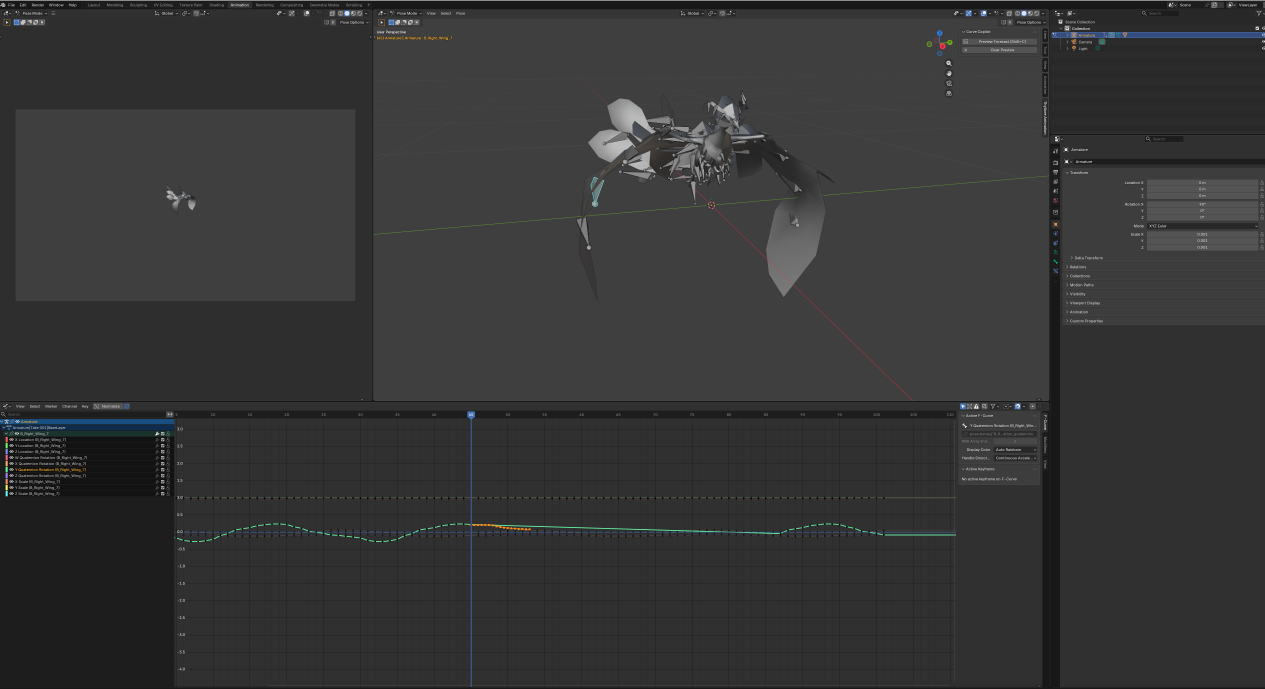
#> input picture docs/images/curve_copilot.png, 3793 x 2065 px (shown at 1/3 size)
$ python -i flame_wallness.py   (imports and definitions only)   (older library calls are emulated)
#> lines starting #> are read from the running program, lines starting #| are printed output that depends on the picture; after the words box and inside, x2 and y2 are one past the last pixel; in counts of white or black regions, pixels touching at a corner belong together
"""Judge whether a screenshot contains a perceivable surface boundary (wall).

Wallness is defined purely as a computer-vision question: does the image
contain a long, smooth, continuous boundary contour that a viewer would read
as a mesh-like surface? Flame-specific quantities are deliberately not used.
Verdict per image: surface_visible.

Capture mode gates the near-wall configs (n1/n2/n3) plus the turbulent
negative-control config (turb) on "no surface visible"; the far config is
reported as reference only. Each config is judged against a same-camera pure
envelope anchor (noise_amplitude=0, boundary_amp=0 = the wall by definition).

Static mode (judge existing images):
    uv run --with pillow --with numpy --with scipy --with opencv-python-headless \
        python3 tools/flame_wallness.py --image a.png b.png [--crop x0,y0,x1,y1]

Capture mode (batch-screenshot configs x {current, envelope anchor}; add
--dood when running from the auto-mode container):
    uv run --with pillow --with numpy --with scipy --with opencv-python-headless \
        python3 tools/flame_wallness.py [--configs n1,n2,n3,turb,far] [--out-dir DIR]

Exit code 0 = analysis ran (verdict is in the JSON line on stdout).
"""

from __future__ import annotations

import argparse
import json
import subprocess
import sys
from dataclasses import dataclass
from pathlib import Path

sys.path.insert(0, str(Path(__file__).resolve().parent))
from engine_harness import dood_wrap, engine_env, engine_path, repo_root

import cv2
import numpy as np
from PIL import Image
from scipy.signal import savgol_filter
from scipy.spatial import cKDTree

BLUR_SIGMA = 4.0
LEVEL_FRACTIONS = (0.1, 0.15, 0.25, 0.4, 0.55, 0.7, 0.85)
MIN_CONTOUR_AREA_FRACTION = 0.01
MIN_RUN_ARC_PX = 100.0
SMOOTH_SIGMA_PX = 32.0
SMOOTH_RESIDUAL_MAX_PX = 3.0
BORDER_MARGIN_PX = 4
GRADIENT_MIN_FRACTION = 0.025
SURFACE_SCORE_FLOOR = 0.35
ENVELOPE_RELATIVE_FACTOR = 0.5

CAMERA_CONFIGS = {
    "n1": ("ring", "180,-8,2.0,0,0.5,-1.5", []),
    "n2": ("ring", "30,-8,0.35", []),
    "n3": ("ring", "180,-10,0.15,0,0.7,-1.4", []),
    "turb": ("ring", "30,-14,0.6,0,0.85,0", []),
    "far": ("ring", "30,-35,4.5", []),
    "cf_near": ("campfire", "82.242,-39.220,1.4315,-0.0906,0.8981,0.0500", ["height=3.06", "radius=1.53"]),
    "cf_far": ("campfire", "82.242,-39.220,1.7485,-0.0616,0.9372,0.0737", ["height=3.06", "radius=1.53"]),
    "ring_wall": ("ring", "-5.134,3.752,1.9324,0.1354,0.4854,-0.0071", []),
    "ring_far": ("ring", "-49.825,11.773,3.8913,0.1186,0.3134,-0.5581", []),
}
GATED_NO_SURFACE = ("n1", "n2", "n3", "turb", "cf_near", "cf_far", "ring_wall")
REFERENCE_ONLY = ("far", "ring_far")
ENVELOPE_OVERRIDES = ["noise_amplitude=0", "boundary_amp=0"]
BACKGROUND_OVERRIDES = ["intensity=0"]
BACKGROUND_MATCH_PX = 8.0


@dataclass
class SurfaceChain:
    score: float
    arc_px: float
    level_fraction: float
    residual_rms_px: float
    mean_gradient: float
    points: np.ndarray


def parse_crop(text: str) -> tuple[int, int, int, int]:
    x0, y0, x1, y1 = (int(v) for v in text.split(","))
    return x0, y0, x1, y1


# [6 lines left out: function load_gray, not called in this run]


def circular_smooth(points: np.ndarray, sigma: float) -> np.ndarray:
    window = 2 * int(sigma) + 1
    if len(points) <= window:
        return points.copy()
    pad = window
    padded = np.pad(points, ((pad, pad), (0, 0)), mode="wrap")
    smoothed = savgol_filter(padded, window, polyorder=2, axis=0)
    return smoothed[pad:-pad]


def longest_valid_run(valid: np.ndarray) -> tuple[int, int]:
    if valid.all():
        return 0, len(valid)
    doubled = np.concatenate([valid, valid])
    best_start, best_length, run_start = 0, 0, None
    for index, flag in enumerate(doubled):
        if flag and run_start is None:
            run_start = index
        if not flag and run_start is not None:
            length = min(index - run_start, len(valid))
            if length > best_length:
                best_start, best_length = run_start % len(valid), length
            run_start = None
    if run_start is not None:
        length = min(len(doubled) - run_start, len(valid))
        if length > best_length:
            best_start, best_length = run_start % len(valid), length
    return best_start, best_length


def sample_bilinear_clipped(image: np.ndarray, positions: np.ndarray) -> np.ndarray:
    rows = np.clip(positions[:, 1], 0, image.shape[0] - 1).astype(np.intp)
    cols = np.clip(positions[:, 0], 0, image.shape[1] - 1).astype(np.intp)
    return image[rows, cols]


def contour_surface_run(
    contour: np.ndarray, gradient: np.ndarray, gradient_min: float, width: int
) -> SurfaceChain | None:
    points = contour.astype(np.float32)
    smoothed = circular_smooth(points, SMOOTH_SIGMA_PX)
    residual = np.linalg.norm(points - smoothed, axis=1)
    height = gradient.shape[0]
    on_border = (
        (points[:, 0] < BORDER_MARGIN_PX)
        | (points[:, 0] > width - 1 - BORDER_MARGIN_PX)
        | (points[:, 1] < BORDER_MARGIN_PX)
        | (points[:, 1] > height - 1 - BORDER_MARGIN_PX)
    )
    valid = (residual <= SMOOTH_RESIDUAL_MAX_PX) & ~on_border
    start, length = longest_valid_run(valid)
    if length < 2:
        return None
    indices = np.arange(start, start + length) % len(points)
    run = points[indices]
    arc = float(np.linalg.norm(np.diff(run, axis=0), axis=1).sum())
    if arc < MIN_RUN_ARC_PX:
        return None
    mean_gradient = float(sample_bilinear_clipped(gradient, run).mean())
    if mean_gradient < gradient_min:
        return None
    rms = float(np.sqrt(np.mean(residual[indices] ** 2)))
    return SurfaceChain(arc / width, arc, 0.0, rms, mean_gradient, run)


def matches_background(run: np.ndarray, background_tree: cKDTree | None) -> bool:
    if background_tree is None:
        return False
    distances, _ = background_tree.query(run)
    return float(np.median(distances)) < BACKGROUND_MATCH_PX


def find_surface_chains(
    gray: np.ndarray, background_tree: cKDTree | None = None
) -> list[SurfaceChain]:
    height, width = gray.shape
#> height = 2065; width = 3793
    blurred = cv2.GaussianBlur(gray, (0, 0), BLUR_SIGMA)
    background = float(np.percentile(blurred, 10))
#> background = 42
    peak = float(np.percentile(blurred, 99.5))
#> peak = 113
    if peak - background < 8.0:
        return []
    gx = cv2.Sobel(blurred, cv2.CV_32F, 1, 0, ksize=3)
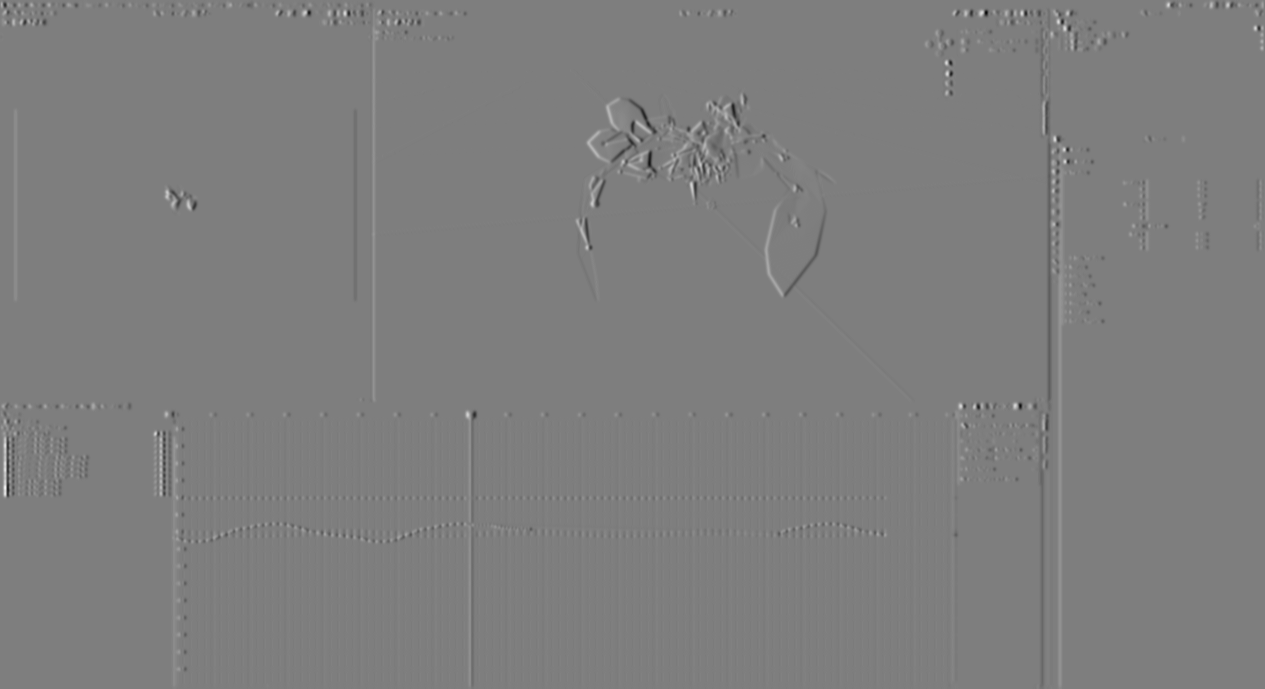
#> gx: shape (2065, 3793) float32 (shown at 1/3 size); min -117, max 119, mean 0; drawn with min black and max white
    gy = cv2.Sobel(blurred, cv2.CV_32F, 0, 1, ksize=3)
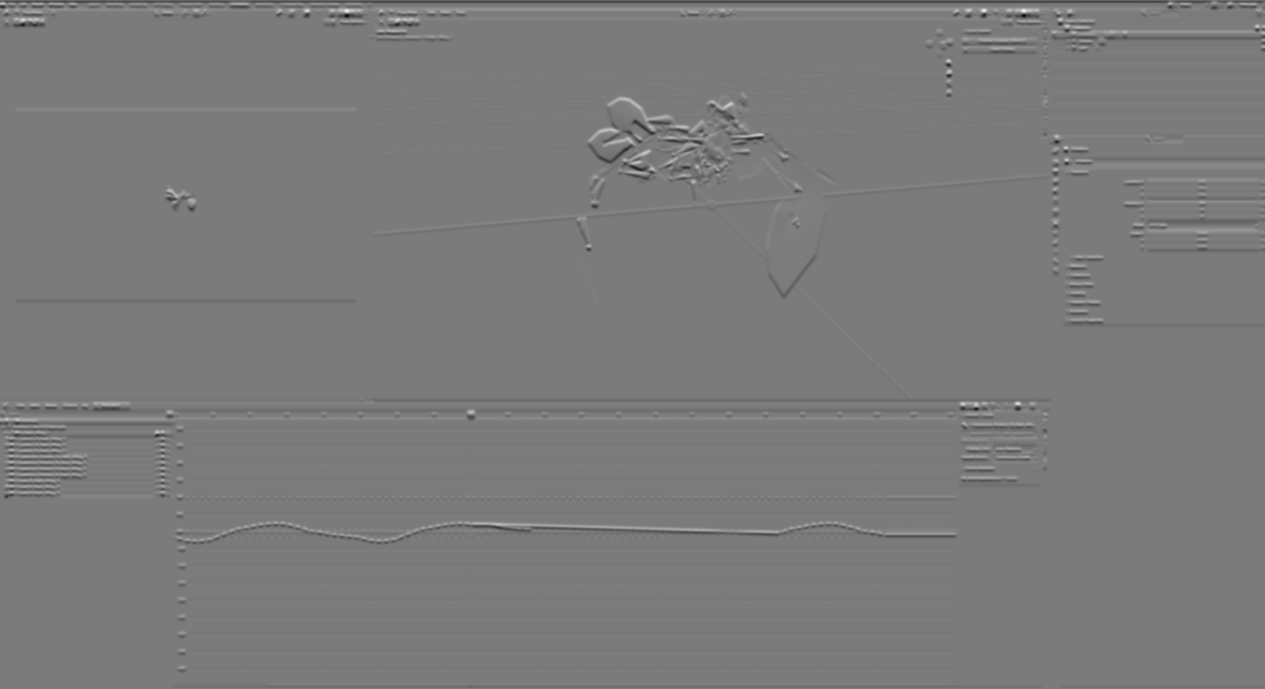
#> gy: shape (2065, 3793) float32 (shown at 1/3 size); min -123, max 131, mean -0.1; drawn with min black and max white
    gradient = np.hypot(gx, gy) / 4.0
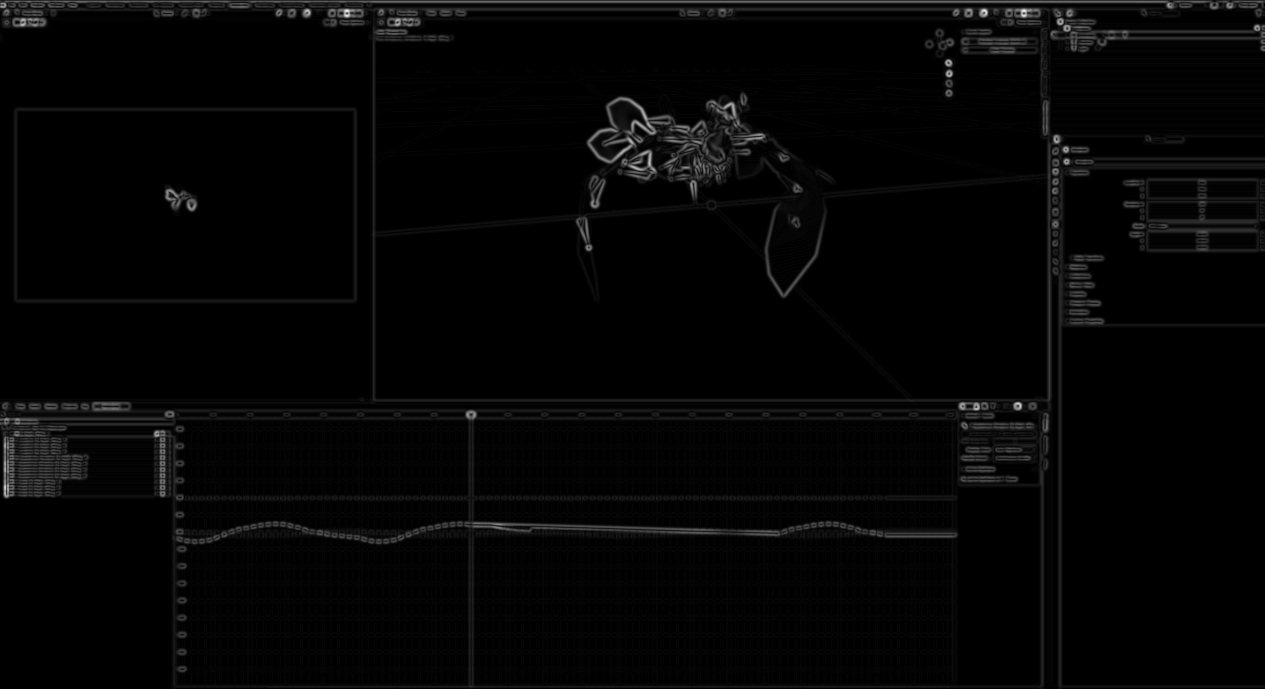
#> gradient: shape (2065, 3793) float32 (shown at 1/3 size); min 0, max 32.8, mean 0.7; drawn with min black and max white
    gradient_min = GRADIENT_MIN_FRACTION * (peak - background)
#> gradient_min = 1.78
    chains: list[SurfaceChain] = []
    min_area = MIN_CONTOUR_AREA_FRACTION * height * width
#> min_area = 78325.5
    for fraction in LEVEL_FRACTIONS:
        level = background + fraction * (peak - background)
        mask = (blurred >= level).astype(np.uint8)
        contours, _ = cv2.findContours(mask, cv2.RETR_EXTERNAL, cv2.CHAIN_APPROX_NONE)
        for contour in contours:
            if cv2.contourArea(contour) < min_area:
                continue
            chain = contour_surface_run(contour[:, 0, :], gradient, gradient_min, width)
            if chain is not None and not matches_background(chain.points, background_tree):
                chain.level_fraction = fraction
                chains.append(chain)
#> this loop made 7 passes
#> level on passes 4 to 7: 70.4, 81.05, 91.7, 102.3
#> level on passes 1 to 3: 49.1, 52.65, 59.75
#> pass 1, in find_surface_chains, `mask = (blurred >= level).astype(np.uint8)`:
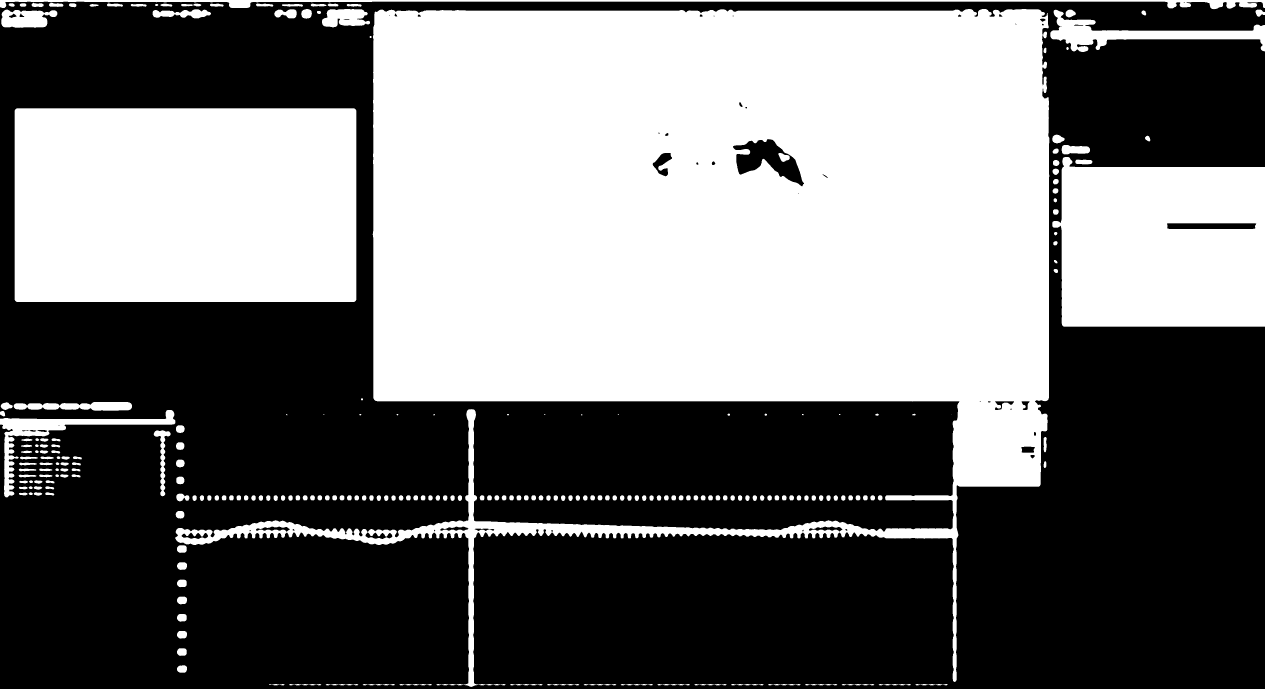
#> mask: shape (2065, 3793) (shown at 1/3 size); values 0 (black) and 1 (white), 45.2% white; 241 white regions (10 under 20 px), largest, box (x1, y1, x2, y2) and area: (525, 27, 3148, 2061) 2512344, (44, 325, 1069, 906) 595457, (3157, 471, 3793, 980) 287902
#> after the loop:
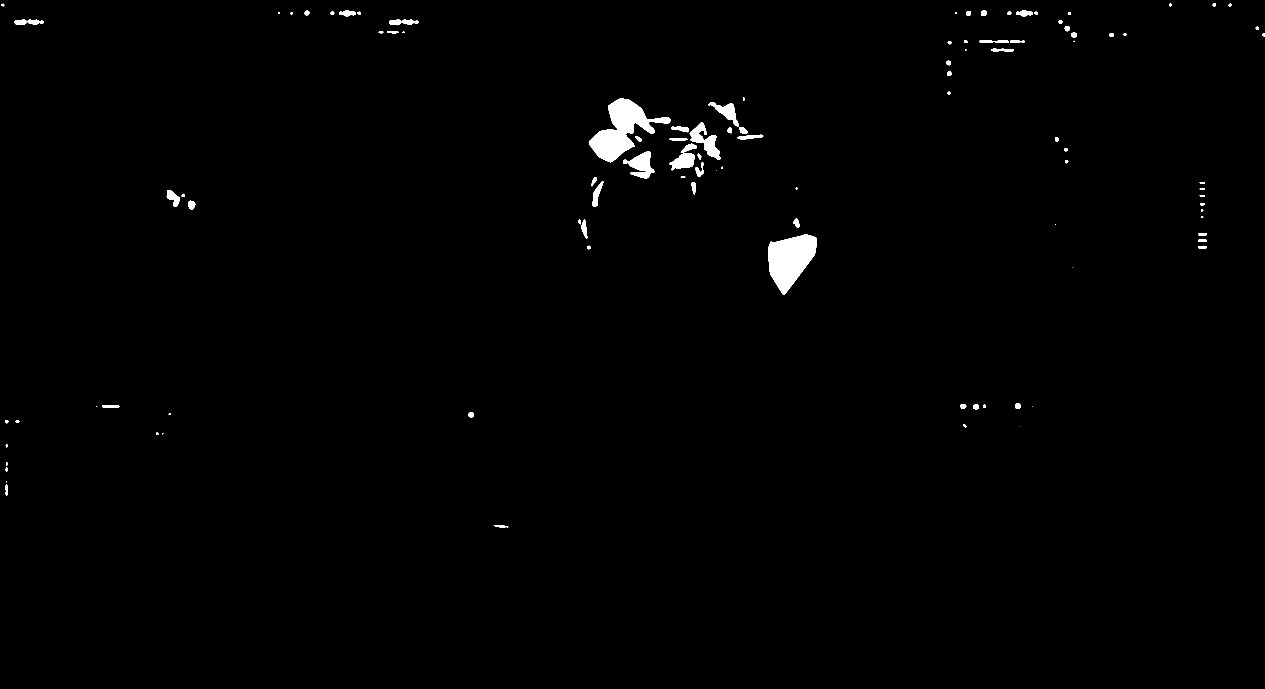
#> mask: shape (2065, 3793) (shown at 1/3 size); values 0 (black) and 1 (white), 0.84% white; 106 white regions (13 under 20 px), largest, box (x1, y1, x2, y2) and area: (1766, 296, 2012, 487) 18412, (2304, 703, 2451, 885) 16755, (2069, 367, 2162, 480) 3899
#> after the loop, chains = 9 items
    return sorted(chains, key=lambda c: c.score, reverse=True)


# [191 lines left out: functions save_overlay, analyze_image, capture, detect_viewport_from_background, run_capture_mode, main, not called in this run]


# [2 lines not run here, left out]

>>> import cv2
>>> picture = cv2.imread('../docs/images/curve_copilot.png', cv2.IMREAD_GRAYSCALE)
>>> result = find_surface_chains(picture)
#> result = 9 items
